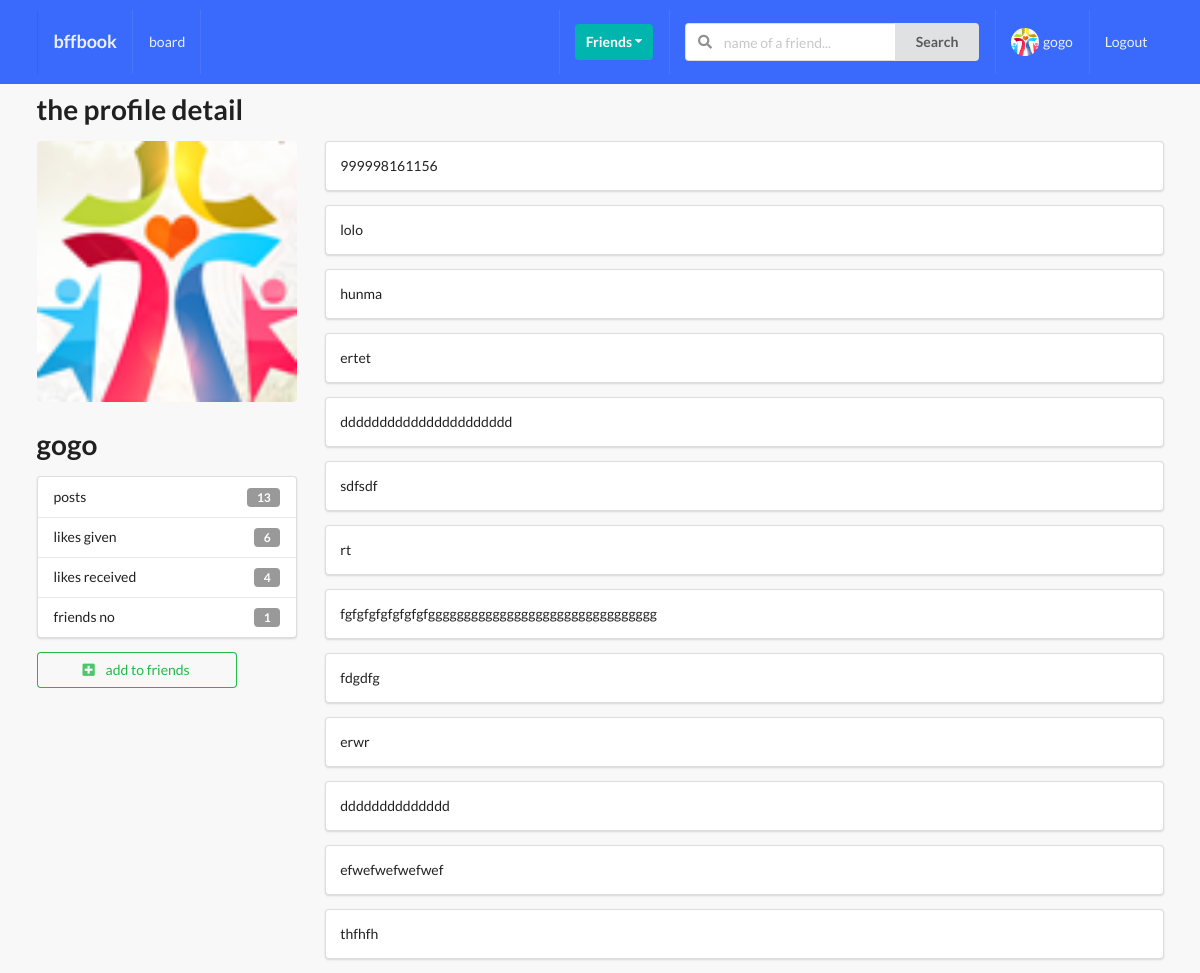
Page /profiles/profile_detail/l-g-d92dc649/ (signed in) on the committed database.
### profiles/models.py (models this page shows, shortened)
class Profile(models.Model):
    first_name = models.CharField(max_length=200, blank=True, null=True)
    last_name = models.CharField(max_length=200, blank=True, null=True)
    user = models.OneToOneField(User, on_delete=models.CASCADE)
    bio = models.TextField(max_length=300, default="no bio.......")
    email = models.EmailField(max_length=200, blank=True, null=True)
    country = models.CharField(max_length=200, blank=True, null=True)
    avatar = models.ImageField(default='avatar.jpg', upload_to='avatars/')
    friends = models.ManyToManyField(User, blank=True, related_name='friends')
    slug = models.SlugField(unique=True, blank=True, null=True)
    updated = models.DateTimeField(auto_now=True)
    created = models.DateTimeField(auto_now_add=True)
    objects = ProfileManager()
    def get_friends_no(self):
        return self.friends.all().count()
    def get_posts_no(self):
        return self.Post_set.all().count()
    def get_all_authors_posts(self):
        return self.Post_set.all()
    def get_likes_given_no(self):
        total_liked = self.likee.filter(value='like').count()
        return total_liked
    def get_liked_recieved_no(self):
        posts = self.Post_set.all()
        total_liked = 0
        for item in posts:
            total_liked += item.liked.all().count()
        return total_liked

### posts/models.py (models this page shows, shortened)
class Post(models.Model):
    content = models.TextField()
    image = models.ImageField(upload_to='posts/',
                              validators=[FileExtensionValidator(['jpg', 'jpeg', 'png'])], blank=True)
    liked = models.ManyToManyField(Profile, blank=True, related_name='post_likes')
    updated = models.DateTimeField(auto_now=True)
    created = models.DateTimeField(auto_now_add=True)
    author = models.ForeignKey(Profile, on_delete=models.CASCADE, related_name='Post_set')
    def __str__(self):
        return str(self.content[:20])
    class Meta:
        ordering = ('-created',)

### profiles/views.py (the view)
# urls.py: path('profile_detail/<slug>/',profiles_detail_view.as_view(),name='profile_detail'),
class profiles_detail_view(DetailView):
    model=Profile
    template_name = 'profiles/details.html'
    def get_object(self,slug=None):
        slug=self.kwargs.get('slug')
        profile=Profile.objects.get(slug=slug)
        return profile
    def get_context_data(self, **kwargs):
        context = super().get_context_data(**kwargs)
        user = User.objects.get(username__iexact=self.request.user)
        profile = Profile.objects.get(user=user)
        rel_r = Relationship.objects.filter(sender=profile)
        rel_s = Relationship.objects.filter(reciever=profile)
        rel_sender = []
        rel_reciever = []
        for item in rel_r:
            rel_reciever.append(item.reciever.user)
        for item in rel_s:
            rel_sender.append(item.sender.user)
        context['rel_reciever'] = rel_reciever
        print(rel_reciever)
        context['rel_sender'] = rel_sender
        context['posts']=self.get_object().get_all_authors_posts()
        print(self.get_object().get_all_authors_posts())
        context['len_posts']=True if len(self.get_object().get_all_authors_posts())>0 else False
        return context

### profiles/context_processors.py (called while the page is built)
def ava_context(request):
    if request.user.is_authenticated:
        prof_instance=Profile.objects.get(user=request.user)
        prof_avatar=prof_instance.avatar
        return{'avatar_pic':prof_avatar}
    return {}

def invitation_recieved_count(request):
    if request.user.is_authenticated:
        prof_instance = Profile.objects.get(user=request.user)
        rel_invitation_recieved=Relationship.objects.invitation_recieved(prof_instance).count()
        return {'invitations_no':rel_invitation_recieved}
    else:
        return {}

### profiles/models.py (called while the page is built)
    def invitation_recieved(self, reciever):
        qs = Relationship.objects.filter(reciever=reciever, status='send')
        return qs

### profiles/templates/profiles/details.html (shortened to what this page needs)
{% extends 'base.html' %}
{% load static %}
{% block content %}
<h1>the profile detail</h1>
<div class="ui grid">
    <div class="row">
        <div class="four wide column">
            <img class="ui medium rounded image" src="{{ object.avatar.url }}" alt="">
            <h1>{{object.user}}</h1>
            <div class="ui vertical fluid menu">
                <div class="item">posts
                    <div class="ui label">
                        {{object.get_posts_no}}
                    </div>
                </div>
                <div class="item">likes given
                    <div class="ui label">
                        {{object.get_likes_given_no}}
                    </div>
                </div>
                <div class="item">likes received
                    <div class="ui label">
                        {{object.get_liked_recieved_no}}
                    </div>
                </div>
                <div class="item">friends no
                    <div class="ui label">
                        {{object.get_friends_no}}
                    </div>
                </div>
            </div>
            {% if object.user not in rel_reciever and object.user not in rel_sender %}
            <form action="{% url 'profiles:send_invitation' %}" method="post">{%csrf_token%}
                <button class="ui positive basic button mb-5 w-big"><i class="plus square icon"></i> add to friends
                </button>
            </form>
            {% endif %}
            <br>
        </div>
        <div class="twelve wide column">
            {% if len_posts %}
            {% for post in posts %}
            <div class="ui segment fluid">
                {{ post.content }}
            </div>
            {% endfor %}
            {% else %}
            there is no posts to show righ now
            {% endif %}
        </div>
    </div>
    {% endblock content %}

### templates/main/navbar.html (shortened to what this page needs)
{% url 'home' as path_to_home %}
{%  url 'posts:main_post_view' as path_to_posts %}
{% url 'profiles:myprofile' as path_to_my_profile %}
<div class="ui inverted menu nav mb-7">
  <div class="ui container">
    <a href="{{path_to_home}}" class="{% if request.path == path_to_home %}active{% endif %} item">
        <h3>bffbook</h3>
    </a>
    {% if request.user.is_authenticated %}
    <a href="{{path_to_posts}}" class="{% if request.path == path_to_posts %}active{% endif %} item">
        board
    </a>
    {% endif %}
    <div class="right menu">
        {% if request.user.is_authenticated %}
        <div class="item">
            <div class="ui floating dropdown icon button teal"> Friends
                <i class="dropdown icon"></i>
             </div>
        </div>
             <div class="item">
              <form action="" method="GET">
                <div class="ui action left icon input">
                <input class="prompt" type="text" name='q' placeholder="name of a friend...">
                <button type='submit' class="ui button">Search</button>
                </div>
            </form>
            </div>
            <a href="{{path_to_my_profile}}" class="{% if request.path == path_to_my_profile %} active {% endif %}item">
                 <img class="ui avatar image" src="{{avatar_pic.url}}">
                 {{ request.user }}
            </a>
            <a href="{% url 'account_logout' %}" class="ui item">
                Logout
            </a>
        {% else %}
        <a href="{% url 'account_login' %}" class="ui item">
                Login
            </a>
        {% endif %}
    </div>
  </div>
</div>

### project/static_project/style.css (style rules this page uses)
body { background: #F8F8F8 !important; }
.nav { border-radius: 0px !important; padding: 10px 0 10px 0 !important; background-color: #396afc !important; }
.mb-7 { margin-bottom: 7px !important; }
.mb-5 { margin-bottom: 5px !important; }
.w-big { width: 200px !important; }

### rows in the picture
Profile: avatar (picture), user "gogo", get_posts_no "13", get_likes_given_no "6", get_liked_recieved_no "4", get_friends_no "1"
Post: content "999998161156"
Post: content "lolo"
Post: content "hunma"
Post: content "ertet"
Post: content "dddddddddddddddddddddd"
Post: content "sdfsdf"
Post: content "rt"
Post: content "fgfgfgfgfgfgfgfgggggggggggggggggggggggggggggggg"
Post: content "fdgdfg"
Post: content "erwr"
Post: content "dddddddddddddd"
Post: content "efwefwefwefwef"
Post: content "thfhfh"

### other values in the picture
{{ request.user }} "gogo"
